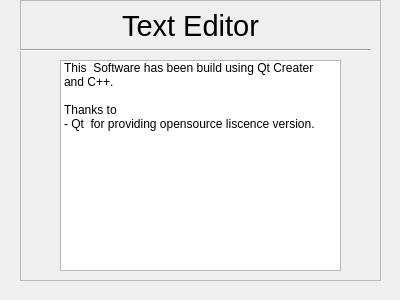
<?xml version="1.0" encoding="UTF-8"?>
<ui version="4.0">
 <class>AboutEditor</class>
 <widget class="QDialog" name="AboutEditor">
  <property name="geometry">
   <rect>
    <x>0</x>
    <y>0</y>
    <width>400</width>
    <height>300</height>
   </rect>
  </property>
  <property name="windowTitle">
   <string>Dialog</string>
  </property>
  <widget class="QFrame" name="frame">
   <property name="geometry">
    <rect>
     <x>20</x>
     <y>0</y>
     <width>361</width>
     <height>281</height>
    </rect>
   </property>
   <property name="frameShape">
    <enum>QFrame::StyledPanel</enum>
   </property>
   <property name="frameShadow">
    <enum>QFrame::Raised</enum>
   </property>
   <widget class="QLabel" name="label">
    <property name="geometry">
     <rect>
      <x>80</x>
      <y>10</y>
      <width>181</width>
      <height>31</height>
     </rect>
    </property>
    <property name="font">
     <font>
      <family>Arial</family>
      <pointsize>22</pointsize>
     </font>
    </property>
    <property name="layoutDirection">
     <enum>Qt::LeftToRight</enum>
    </property>
    <property name="autoFillBackground">
     <bool>true</bool>
    </property>
    <property name="frameShadow">
     <enum>QFrame::Raised</enum>
    </property>
    <property name="text">
     <string>Text Editor</string>
    </property>
    <property name="alignment">
     <set>Qt::AlignCenter</set>
    </property>
   </widget>
   <widget class="Line" name="line">
    <property name="geometry">
     <rect>
      <x>0</x>
      <y>40</y>
      <width>351</width>
      <height>20</height>
     </rect>
    </property>
    <property name="orientation">
     <enum>Qt::Horizontal</enum>
    </property>
   </widget>
   <widget class="QListWidget" name="listWidget">
    <property name="geometry">
     <rect>
      <x>40</x>
      <y>60</y>
      <width>281</width>
      <height>211</height>
     </rect>
    </property>
    <property name="isWrapping" stdset="0">
     <bool>true</bool>
    </property>
    <property name="wordWrap">
     <bool>true</bool>
    </property>
    <item>
     <property name="text">
      <string>This  Software has been build using Qt Creater and C++. </string>
     </property>
    </item>
    <item>
     <property name="text">
      <string/>
     </property>
    </item>
    <item>
     <property name="text">
      <string>Thanks to</string>
     </property>
    </item>
    <item>
     <property name="text">
      <string>- Qt  for providing opensource liscence version.</string>
     </property>
    </item>
   </widget>
  </widget>
 </widget>
 <resources/>
 <connections/>
</ui>
